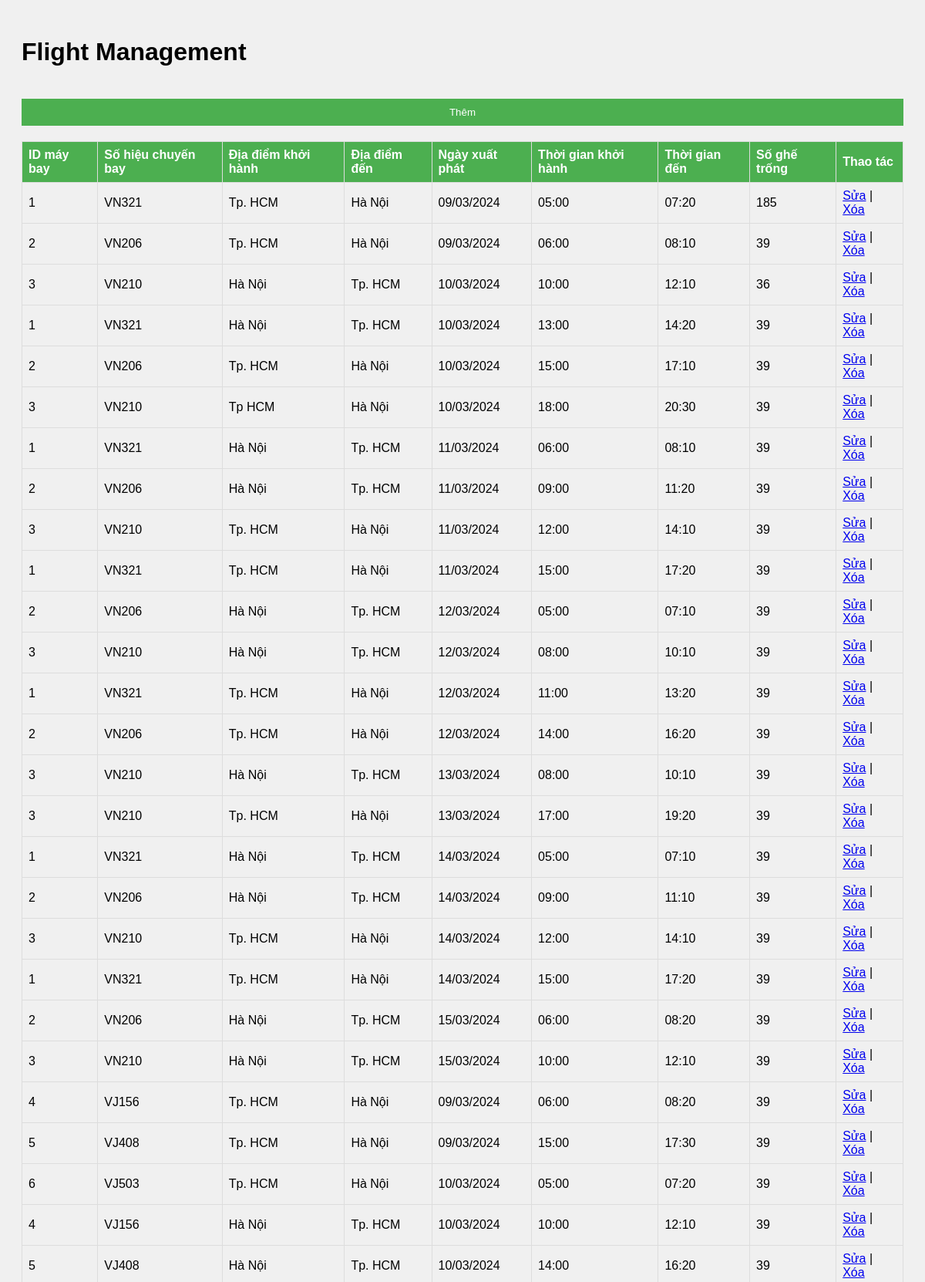
The page /page_admin/control/Flight_Management.php (upper part) on the database its author committed.
### tables this page shows
CREATE TABLE `flights` (
  `id` int(11) NOT NULL,
  `aircrafts_id` char(1) DEFAULT NULL,
  `flight_number` char(10) DEFAULT NULL,
  `departure_location` varchar(255) DEFAULT NULL,
  `arrival_location` varchar(255) DEFAULT NULL,
  `departure_time` char(10) DEFAULT NULL,
  `arrival_time` char(10) DEFAULT NULL,
  `available_seats` int(11) DEFAULT NULL,
  `departure_date` char(10) DEFAULT NULL
);

### page_admin/control/Flight_Management.php (the view, shortened to what this page needs)
<!DOCTYPE html>
<html>
<head>
</head>
<body>
    <h1>Flight Management</h1>
    <button onclick="window.location.href='add_flight.php'">Thêm</button>
    <?php
    include 'connect.php';
    $sql = "SELECT * FROM Flights";
    $result = $conn->query($sql);
    if ($result->num_rows > 0) {
        echo "<table>";
        echo "<tr><th>ID máy bay</th><th>Số hiệu chuyến bay</th><th>Địa điểm khởi hành</th><th>Địa điểm đến</th><th>Ngày xuất phát</th><th>Thời gian khởi hành</th><th>Thời gian đến</th><th>Số ghế trống</th><th>Thao tác</th></tr>";
        while($row = $result->fetch_assoc()) {
            echo "<tr><td>" . $row["aircrafts_id"] . "</td><td>" . $row["flight_number"] . "</td><td>" . $row["departure_location"] . "</td><td>" . $row["arrival_location"] . "</td><td>" .$row["departure_date"]. "</td><td>" .$row["departure_time"] . "</td><td>" . $row["arrival_time"] . "</td><td>" . $row["available_seats"] . "</td>";
            echo "<td><a href='edit_flight.php?id=" . $row["id"] . "'>Sửa</a> | <a href='delete_flight.php?id=" . $row["id"] . "'>Xóa</a></td></tr>";
        }
        echo "</table>";
    } else {
        echo "Không có chuyến bay nào.";
    }
    ?>
</body>
</html>

### page_admin/control/Flight_Management.php (style rules this page uses)
body { font-family: Arial, sans-serif; padding: 20px; background-color: #f0f0f0; }
button { background-color: #4CAF50; color: white; padding: 10px 20px; margin-top: 20px; border: none; cursor: pointer; width: 100%; }
table { width: 100%; border-collapse: collapse; margin-top: 20px; }
th, td { border: 1px solid #ddd; padding: 8px; text-align: left; }
th { background-color: #4CAF50; color: white; }

### rows shown on the page
flights: aircrafts "1", flight_number "VN321", departure_location "Tp. HCM", arrival_location "Hà Nội", departure_date "09/03/2024", departure_time "05:00", arrival_time "07:20", available_seats "185"
flights: aircrafts "2", flight_number "VN206", departure_location "Tp. HCM", arrival_location "Hà Nội", departure_date "09/03/2024", departure_time "06:00", arrival_time "08:10", available_seats "39"
flights: aircrafts "3", flight_number "VN210", departure_location "Hà Nội", arrival_location "Tp. HCM", departure_date "10/03/2024", departure_time "10:00", arrival_time "12:10", available_seats "36"
flights: aircrafts "1", flight_number "VN321", departure_location "Hà Nội", arrival_location "Tp. HCM", departure_date "10/03/2024", departure_time "13:00", arrival_time "14:20", available_seats "39"
flights: aircrafts "2", flight_number "VN206", departure_location "Tp. HCM", arrival_location "Hà Nội", departure_date "10/03/2024", departure_time "15:00", arrival_time "17:10", available_seats "39"
flights: aircrafts "3", flight_number "VN210", departure_location "Tp HCM", arrival_location "Hà Nội", departure_date "10/03/2024", departure_time "18:00", arrival_time "20:30", available_seats "39"
flights: aircrafts "1", flight_number "VN321", departure_location "Hà Nội", arrival_location "Tp. HCM", departure_date "11/03/2024", departure_time "06:00", arrival_time "08:10", available_seats "39"
flights: aircrafts "2", flight_number "VN206", departure_location "Hà Nội", arrival_location "Tp. HCM", departure_date "11/03/2024", departure_time "09:00", arrival_time "11:20", available_seats "39"
flights: aircrafts "3", flight_number "VN210", departure_location "Tp. HCM", arrival_location "Hà Nội", departure_date "11/03/2024", departure_time "12:00", arrival_time "14:10", available_seats "39"
flights: aircrafts "1", flight_number "VN321", departure_location "Tp. HCM", arrival_location "Hà Nội", departure_date "11/03/2024", departure_time "15:00", arrival_time "17:20", available_seats "39"
flights: aircrafts "2", flight_number "VN206", departure_location "Hà Nội", arrival_location "Tp. HCM", departure_date "12/03/2024", departure_time "05:00", arrival_time "07:10", available_seats "39"
flights: aircrafts "3", flight_number "VN210", departure_location "Hà Nội", arrival_location "Tp. HCM", departure_date "12/03/2024", departure_time "08:00", arrival_time "10:10", available_seats "39"
flights: aircrafts "1", flight_number "VN321", departure_location "Tp. HCM", arrival_location "Hà Nội", departure_date "12/03/2024", departure_time "11:00", arrival_time "13:20", available_seats "39"
flights: aircrafts "2", flight_number "VN206", departure_location "Tp. HCM", arrival_location "Hà Nội", departure_date "12/03/2024", departure_time "14:00", arrival_time "16:20", available_seats "39"
flights: aircrafts "3", flight_number "VN210", departure_location "Hà Nội", arrival_location "Tp. HCM", departure_date "13/03/2024", departure_time "08:00", arrival_time "10:10", available_seats "39"
flights: aircrafts "3", flight_number "VN210", departure_location "Tp. HCM", arrival_location "Hà Nội", departure_date "13/03/2024", departure_time "17:00", arrival_time "19:20", available_seats "39"
flights: aircrafts "1", flight_number "VN321", departure_location "Hà Nội", arrival_location "Tp. HCM", departure_date "14/03/2024", departure_time "05:00", arrival_time "07:10", available_seats "39"
flights: aircrafts "2", flight_number "VN206", departure_location "Hà Nội", arrival_location "Tp. HCM", departure_date "14/03/2024", departure_time "09:00", arrival_time "11:10", available_seats "39"
flights: aircrafts "3", flight_number "VN210", departure_location "Tp. HCM", arrival_location "Hà Nội", departure_date "14/03/2024", departure_time "12:00", arrival_time "14:10", available_seats "39"
flights: aircrafts "1", flight_number "VN321", departure_location "Tp. HCM", arrival_location "Hà Nội", departure_date "14/03/2024", departure_time "15:00", arrival_time "17:20", available_seats "39"
flights: aircrafts "2", flight_number "VN206", departure_location "Hà Nội", arrival_location "Tp. HCM", departure_date "15/03/2024", departure_time "06:00", arrival_time "08:20", available_seats "39"
flights: aircrafts "3", flight_number "VN210", departure_location "Hà Nội", arrival_location "Tp. HCM", departure_date "15/03/2024", departure_time "10:00", arrival_time "12:10", available_seats "39"
flights: aircrafts "4", flight_number "VJ156", departure_location "Tp. HCM", arrival_location "Hà Nội", departure_date "09/03/2024", departure_time "06:00", arrival_time "08:20", available_seats "39"
flights: aircrafts "5", flight_number "VJ408", departure_location "Tp. HCM", arrival_location "Hà Nội", departure_date "09/03/2024", departure_time "15:00", arrival_time "17:30", available_seats "39"
flights: aircrafts "6", flight_number "VJ503", departure_location "Tp. HCM", arrival_location "Hà Nội", departure_date "10/03/2024", departure_time "05:00", arrival_time "07:20", available_seats "39"
flights: aircrafts "4", flight_number "VJ156", departure_location "Hà Nội", arrival_location "Tp. HCM", departure_date "10/03/2024", departure_time "10:00", arrival_time "12:10", available_seats "39"
flights: aircrafts "5", flight_number "VJ408", departure_location "Hà Nội", arrival_location "Tp. HCM", departure_date "10/03/2024", departure_time "14:00", arrival_time "16:20", available_seats "39"
